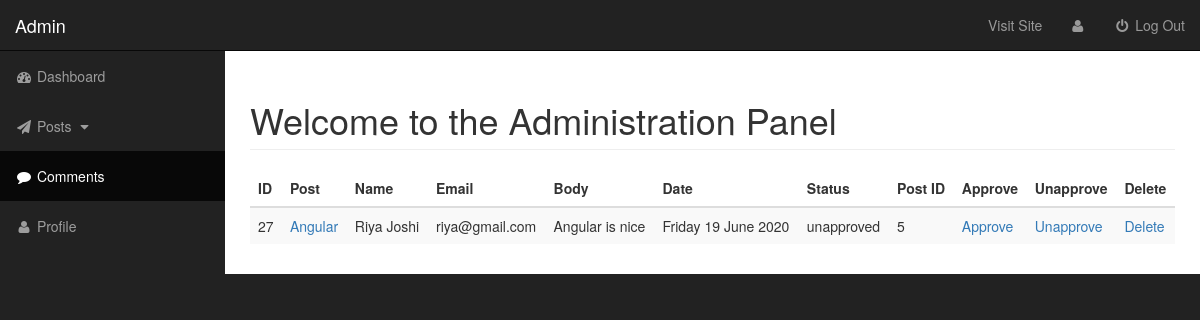
The app's page /admin/comment.php with its own data.
### tables this page shows
CREATE TABLE `comments` (
  `comment_id` int(11) NOT NULL,
  `comment_post_id` int(11) NOT NULL,
  `comment_name` varchar(255) NOT NULL,
  `comment_email` varchar(255) NOT NULL,
  `comment_body` text NOT NULL,
  `comment_date` varchar(255) NOT NULL,
  `comment_status` varchar(50) NOT NULL DEFAULT 'unapproved'
);

CREATE TABLE `posts` (
  `post_id` int(11) NOT NULL,
  `post_title` varchar(255) NOT NULL,
  `post_category` varchar(255) NOT NULL,
  `post_author` varchar(255) NOT NULL,
  `post_content` text NOT NULL,
  `post_date` varchar(255) NOT NULL,
  `post_image` text NOT NULL,
  `post_comment_count` int(11) NOT NULL,
  `post_views` int(11) NOT NULL,
  `post_tags` text NOT NULL,
  `post_status` varchar(255) NOT NULL DEFAULT 'draft'
);

### classes/comment.php (the view, shortened to what this page needs)
<?php
class Comment{
  private $connection;
  public function __construct($conn){
    $this->connection = $conn;
  }
  public function getCommentsInAdminTable(){
    $query = mysqli_query($this->connection,"SELECT * FROM comments ORDER BY comment_id DESC");
    if($query){
      while($row = mysqli_fetch_assoc($query)){
        $comment_id = $row['comment_id'];
        $comment_name = $row['comment_name'];
        $comment_email = $row['comment_email'];
        $comment_body = $row['comment_body'];
        $comment_status = $row['comment_status'];
        $comment_post_id = $row['comment_post_id'];
        $comment_date = $row['comment_date'];
        $get_post_title = mysqli_query($this->connection,"SELECT post_title FROM posts WHERE post_id = '$comment_post_id'");
        $row2 = mysqli_fetch_assoc($get_post_title);
        $post_title = $row2['post_title'];
        echo "<tr>";
        echo "<td>{$comment_id}</td>";
        echo "<td><a href='../single_post.php?post_id={$comment_post_id}'>{$post_title}</a></td>";
        echo "<td>{$comment_name}</td>";
        echo "<td>{$comment_email}</td>";
        echo "<td>{$comment_body}</td>";
        echo "<td>{$comment_date}</td>";
        echo "<td>{$comment_status}</td>";
        echo "<td>{$comment_post_id}</td>";
        echo "<td><a href='includes/admin_comment_actions.php?action=approve&id={$comment_id}' style='text-decoration:none;'>Approve</a></td>";
        echo "<td><a href='includes/admin_comment_actions.php?action=unapprove&id={$comment_id}' style='text-decoration:none;'>Unapprove</a></td>"; ?>
        <td><a href='includes/admin_comment_actions.php?action=delete&id=<?php echo $comment_id; ?>' onclick='return confirm("Are you sure you want to delete this comment ?")' style='text-decoration:none;'>Delete</a></td>
        <?php echo "</tr>";
      }
    }
  }
          echo "<td><a href='includes/admin_comment_actions.php?action=unapprove&id={$comment_id}' style='text-decoration:none;'>Unapprove</a></td>"; ?>
          <?php echo "</tr>";
}
?>

### admin/css/sb-admin.css (style rules this page uses)
body { margin-top: 100px; background-color: #222; }
@media (min-width:768px) { body { margin-top: 50px; } }

### records on screen
comments: comment_id "27", posts.post_title "Angular", comment_name "Riya Joshi", comment_email "riya@gmail.com", comment_body "Angular is nice", comment_date "Friday 19 June 2020", comment_status "unapproved", comment_post "5"
